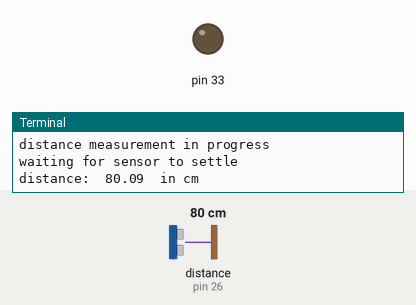
A program run on a simulated Raspberry Pi (header pin numbers). Shown: output pins drawn as LEDs (lit = HIGH), the last lines printed to the terminal. Inputs (shaded band) come from the test bench; at power-on: distance to the obstacle (sensor on pin 26) 80 cm. The echo pulse lasts 58.3 µs per cm; the clock reads 2024-03-15 10:24:30 at power-on unless the program sets it; pins used as bus, display or sensor lines are not drawn.

Above: at 1.2 s.
1.3 s: distance to the obstacle (sensor on pin 26) set to 11 cm
4.3 s: distance to the obstacle (sensor on pin 26) set to 8 cm
At 5.1 s:
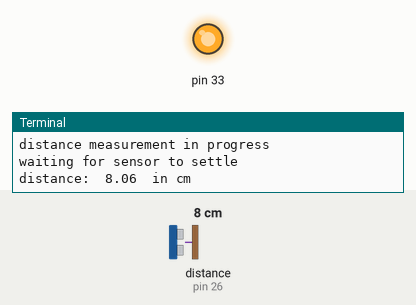
7.3 s: distance to the obstacle (sensor on pin 26) set to 18 cm
At 9.9 s:
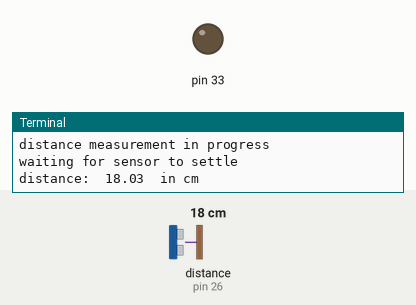
10.5 s: distance to the obstacle (sensor on pin 26) set to 2 cm
At 11.6 s:
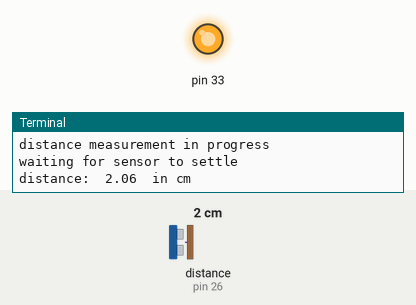
Timing chart, 0 to 13.5 s (numbered marks = the images above; inputs shaded):
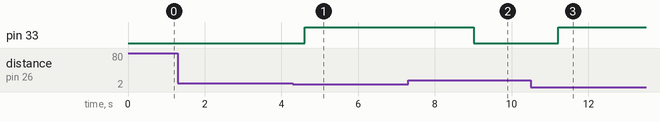

Measured:
- the behaviour switches between 10 and 9 cm on distance to the obstacle (sensor on pin 26) (found by bisection; images 0 and 1)
- after the input at 4.3 s, pin 33: LOW → HIGH after 0.31 s
- after the input at 7.3 s, pin 33: HIGH → LOW after 1.7 s
- after the input at 10.5 s, pin 33: LOW → HIGH after 0.72 s

The program:

ultrasonic.py
```python
import RPi.GPIO as GPIO
import time

TRIG=24
ECHO=26

GPIO.setmode(GPIO.BOARD)

while True:
    print('distance measurement in progress')
    GPIO.setup(TRIG,GPIO.OUT)
    GPIO.setup(ECHO,GPIO.IN)
    GPIO.setup(33, GPIO.OUT)

    GPIO.output(TRIG,False)
    print('waiting for sensor to settle')
    time.sleep(0.2)

    GPIO.output(TRIG,True)
    time.sleep(0.0001)

    GPIO.output(TRIG,False)

    while GPIO.input(ECHO)==0:
        pulse_start=time.time()

    while GPIO.input(ECHO)==1:
        pulse_end=time.time()

    pulse_duration=pulse_end-pulse_start
    distance=pulse_duration*17150
    distance=round(distance,2)
    print('distance: ',distance,' in cm')
    if distance <=10:
        GPIO.output(33, True)
    else:
        GPIO.output(33, False)

    time.sleep(2)    
```
